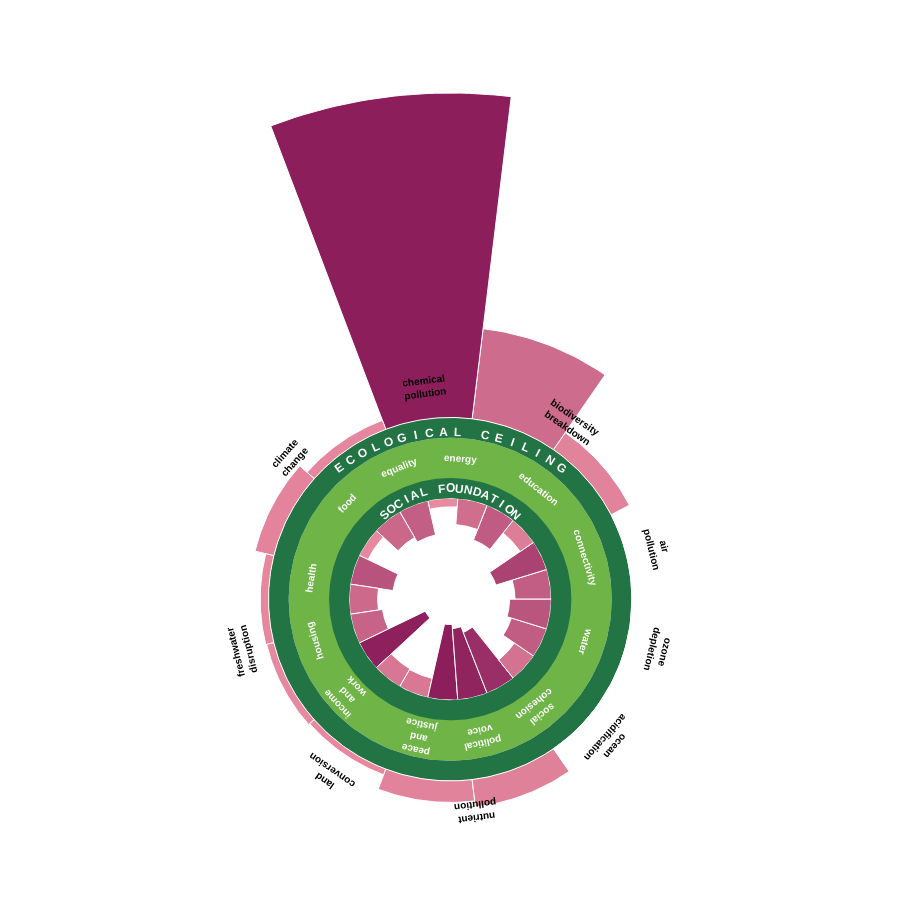

This figure's notebook cell:
### Markdown cell above
We conclude with an interactive doughnut plot.

The inner ring represents the actual ratio achieved for each social indicator in 2022. When compared with the sandwich plot, each slice corresponds either to:
- the sum of the dark‑red and regular‑red portions of the bar (if the indicator was worsening), or
- only the regular‑red portion (if the indicator was improving).

The color intensity reflects the deviation from the value of 100%:
lighter shades indicate larger deviations, while darker shades indicate smaller ones.

The indicators are also grouped by dimension. Immediately outside the inner ring (dark green), which labels the individual indicators, there is a lighter green ring that labels the broader dimensions to which these indicators belong.

In contrast, the outer ring refers to the ecological indicators. Here, the slices expand outward, and the grouping logic is similar: indicators are organized by dimension, and each dimension is displayed directly above its corresponding slices.

Finally, the plot is fully interactive. Hovering over any slice reveals the indicator’s name along with its corresponding ratio value.

### Code cell
doughnut = pd.read_csv("5_20250108_doughnutDat-boundariesRatios.csv")
doughnut = doughnut[(doughnut["type"] == "global doughnut")
                    & (doughnut["date"] == 2022)
                    & (doughnut["indicator"] != "racialInequality")].reset_index(drop=True)
interpretation = pd.read_csv("12_20250515_globalDoughnutData_2000-2022.csv")
interpretation = interpretation [(interpretation['type'] == "global doughnut")
                    & (interpretation["date"] == 2022)
                    & (interpretation["indicator"] != "racialInequality")].reset_index(drop=True)
doughnut = doughnut.merge(
    interpretation[["indCode", "unit", "shortfallOvershoot_pct"]],
    on=["indCode"],
    how="left",
)
doughnut.loc[doughnut["domain"] == "ecological", "ratio"] = doughnut.loc[
    doughnut["domain"] == "ecological", "ratio"
].sub(1)
doughnut["ratio"] = np.where(doughnut["ratio"] < 0, 0, doughnut["ratio"])
doughnut["ratio"] = (doughnut["ratio"] * 100).round(2)
doughnut["indicator"] = doughnut["indicator"].replace({
    "undernourishment": "Undernourished",
    "foodInsecurity": "Food insecurity",
    "under5death": "Child mortality",
    "UHCindex": "Lack of health services",
    "adultLiteracy": "Illiteracy",
    "secondarySchool": "Incomplete secondary school",
    "societalPoverty": "Societal poverty",
    "youthNEET": "Youth unemployment",
    "drinkingH2O": "Unsafe drinking water",
    "sanitation": "Unsafe sanitation",
    "energyAccess": "Lack of electricity",
    "energyIndoor": "Lack of clean fuels indoors",
    "publicTrans": "Lack of public transport",
    "internet": "Lack of internet",
    "urbanSlums": "Inadequate housing",
    "genderGapIndex": "Gender inequality",
    "socialSupport": "Lack of social support",
    "palma": "Income inequality",
    "govRegimes": "Autocratic regimes",
    "controlCorruption": "Perceptions of corruption",
    "homicideOver5": "Homicides",
    "blueDev": "Blue-water flows",
    "co2_ppm": "CO2 concentration",
    "hanppGtC": "Human appropriation of energy production",
    "nitrogenMt": "Nitrogen polution",
    "phosphorusMt": "Phosphorus polution",
    "extinction1900": "Species extinctions",
    "totalOzone": "Stratospheric ozone concentration",
    "forestAreaMKM2": "Forest area",
    "interhemAOD": "Aerosol optical depth",
    "chemicalsMt_Hzd": "Hazardous chemicals production",
    "soilDev": "Soil moisture",
    "omega_a": "Aragonite saturation",
    "erf_wm2": "Radioactive forcing",
})
eco = doughnut[doughnut["domain"] == "ecological"].copy()
soc = doughnut[doughnut["domain"] == "social"].copy()
eco = eco.sort_values(["dimension","indicator"]).reset_index(drop=True)
soc = soc.sort_values(["dimension","indicator"]).reset_index(drop=True)
soc['ratio'] = 100 - soc['ratio']
import plotly.graph_objects as go
from matplotlib.colors import to_hex
from matplotlib.colors import LinearSegmentedColormap
def color_scale_fixed(values, color_start, color_end):
    min_val = values.min()
    max_val = values.max()
    if max_val == min_val:
        normalized = [0.5] * len(values)
    else:
        normalized = (values - min_val) / (max_val - min_val)
    cmap = LinearSegmentedColormap.from_list("gradient", [color_start, color_end])
    return [cmap(val) for val in normalized]
soc_colors_hex = [to_hex(c) for c in color_scale_fixed(soc["ratio"], "#E88AA0", "#8B1E5B")]
eco_colors_hex = [to_hex(c) for c in color_scale_fixed(eco["ratio"], "#E88AA0", "#8B1E5B")]
ring_inner = 1.0
ring_width = 0.2
ring_outer = ring_inner + ring_width
ring_light_width = 0.4
ring_light_outer = ring_outer + ring_light_width
ring_dark_width = 0.2
ring_dark_outer = ring_light_outer + ring_dark_width
n_soc = len(soc)
n_eco = len(eco)
soc_theta = np.linspace(0, 2 * np.pi, n_soc, endpoint=False)
eco_theta = np.linspace(0, 2 * np.pi, n_eco, endpoint=False)
soc_width = 2 * np.pi / n_soc
eco_width = 2 * np.pi / n_eco
soc_heights = soc["ratio"] / 100
eco_heights = (eco["ratio"] / 100) / 10
fig = go.Figure()
for i in range(n_soc):
    theta_range = np.linspace(soc_theta[i], soc_theta[i] + soc_width, 30)
    r_outer = ring_inner
    x_outer = r_outer * np.cos(theta_range)
    y_outer = r_outer * np.sin(theta_range)
    r_inner = ring_inner - soc_heights.iloc[i]
    x_inner = r_inner * np.cos(theta_range)
    y_inner = r_inner * np.sin(theta_range)
    x_poly = np.concatenate([x_outer, x_inner[::-1], [x_outer[0]]])
    y_poly = np.concatenate([y_outer, y_inner[::-1], [y_outer[0]]])
    indicator_name = soc["indicator"].iloc[i]
    ratio_val = soc["ratio"].iloc[i]
    fig.add_trace(go.Scatter(
        x=x_poly,
        y=y_poly,
        fill="toself",
        fillcolor=soc_colors_hex[i],
        line=dict(color="white", width=1),
        text=[f"{indicator_name}<br>Ratio: {ratio_val:.2f}%"] * len(x_poly),
        hoverinfo="text",
        hoveron="fills+points",
        mode="lines+markers",
        marker=dict(size=2, opacity=0),
        showlegend=False,
        name=""
    ))
gap_ring_width = -0.5
inner_gap_outer = ring_inner
inner_gap_inner = ring_inner - gap_ring_width
theta_circle = np.linspace(0, 2 * np.pi, 240)
x_outer = inner_gap_outer * np.cos(theta_circle)
y_outer = inner_gap_outer * np.sin(theta_circle)
x_inner = inner_gap_inner * np.cos(theta_circle)
y_inner = inner_gap_inner * np.sin(theta_circle)
fig.add_trace(go.Scatter(
    x=np.concatenate([x_outer, x_inner[::-1], [x_outer[0]]]),
    y=np.concatenate([y_outer, y_inner[::-1], [y_outer[0]]]),
    fill="toself",
    fillcolor="#227444",
    line=dict(color="#227444", width=0),
    hoverinfo="skip",
    showlegend=False,
    mode="lines"
))
light_ring_inner = ring_outer
light_ring_outer = ring_light_outer
theta_circle = np.linspace(0, 2 * np.pi, 240)
x_outer = light_ring_outer * np.cos(theta_circle)
y_outer = light_ring_outer * np.sin(theta_circle)
x_inner = light_ring_inner * np.cos(theta_circle)
y_inner = light_ring_inner * np.sin(theta_circle)
fig.add_trace(go.Scatter(
    x=np.concatenate([x_outer, x_inner[::-1], [x_outer[0]]]),
    y=np.concatenate([y_outer, y_inner[::-1], [y_outer[0]]]),
    fill="toself",
    fillcolor="#6fb447",
    line=dict(color="#6fb447", width=0),
    hoverinfo="skip",
    showlegend=False,
    mode="lines"
))
outer_ring_inner = ring_light_outer
outer_ring_outer = ring_dark_outer
theta_circle = np.linspace(0, 2 * np.pi, 240)
x_outer = outer_ring_outer * np.cos(theta_circle)
y_outer = outer_ring_outer * np.sin(theta_circle)
x_inner = outer_ring_inner * np.cos(theta_circle)
y_inner = outer_ring_inner * np.sin(theta_circle)
fig.add_trace(go.Scatter(
    x=np.concatenate([x_outer, x_inner[::-1], [x_outer[0]]]),
    y=np.concatenate([y_outer, y_inner[::-1], [y_outer[0]]]),
    fill="toself",
    fillcolor="#227444",
    line=dict(color="#227444", width=0),
    hoverinfo="skip",
    showlegend=False,
    mode="lines"
))
soc_dims = soc.groupby("dimension", sort=False, group_keys=False)[["indicator"]].apply(
    lambda g: (g.index[0], g.index[-1]), include_groups=False
).to_dict()
label_radius_soc = (ring_outer + ring_light_outer) / 2
for dim_name, (start_idx, end_idx) in soc_dims.items():
    mid_theta = soc_theta[start_idx] + (soc_width * (end_idx - start_idx + 1) / 2)
    label_x = label_radius_soc * np.cos(mid_theta)
    label_y = label_radius_soc * np.sin(mid_theta)
    rotation = 90 - np.degrees(mid_theta)
    formatted_text = dim_name.replace(" ", "<br>")

    fig.add_annotation(
        x=label_x,
        y=label_y,
        text=formatted_text,
        showarrow=False,
        textangle=rotation,
        font=dict(size=10, color="white", family="Arial, sans-serif", weight="bold")
    )
text_radius = ring_inner - 0.08
text_string = "SOCIAL FOUNDATION"
char_count = len(text_string)
total_arc = np.pi * 0.5
char_angles = np.linspace(np.pi / 2 + total_arc / 2, np.pi / 2 - total_arc / 2, char_count)
for i, char in enumerate(text_string):
    char_theta = char_angles[i]
    char_x = text_radius * np.cos(char_theta)
    char_y = text_radius * np.sin(char_theta) + 0.18
    rotation_angle = 90 - np.degrees(char_theta)
    fig.add_annotation(
        x=char_x,
        y=char_y,
        text=char,
        showarrow=False,
        textangle=rotation_angle,
         font=dict(
            size=12,
            color="white",
            family="Arial, sans-serif",
            weight="bold"
        ))
text_radius_1 = ring_dark_outer + 0.08
text_string_1 = "ECOLOGICAL CEILING"
char_count_1 = len(text_string_1)
total_arc_1 = np.pi * 0.4
char_angles_1 = np.linspace(np.pi / 2 + total_arc_1 / 2, np.pi / 2 - total_arc_1 / 2, char_count_1)
for j, char_1 in enumerate(text_string_1):
    char_theta_1 = char_angles_1[j]
    char_x_1 = text_radius_1 * np.cos(char_theta_1)
    char_y_1 = text_radius_1 * np.sin(char_theta_1) -0.22
    rotation_angle_1 = 90 - np.degrees(char_theta_1)
    fig.add_annotation(
        x=char_x_1,
        y=char_y_1,
        text=char_1,
        showarrow=False,
        textangle=rotation_angle_1,
         font=dict(
            size=12,
            color="white",
            family="Arial, sans-serif",
            weight="bold"
        ))
eco_dims = eco.groupby("dimension", sort=False, group_keys=False)[["indicator"]].apply(
 lambda g: (g.index[0], g.index[-1]), include_groups=False).to_dict()
label_radius_eco = ring_dark_outer + (eco_heights.max() *0.10)
for dim_name, (start_idx, end_idx) in eco_dims.items():
 mid_theta = eco_theta[start_idx] + (eco_width * (end_idx - start_idx +1) /2)
 label_x = label_radius_eco * np.cos(mid_theta)
 label_y = label_radius_eco * np.sin(mid_theta)
 rotation =90 - np.degrees(mid_theta)
 formatted_text = dim_name.replace(" ", "<br>")
 fig.add_annotation(
 x=label_x,
 y=label_y,
 text=formatted_text,
 showarrow=False,
 textangle=rotation,
 font=dict(size=10, color="black", family="Arial, sans-serif", weight="bold")
 )
for i in range(n_eco):
    theta_range = np.linspace(eco_theta[i], eco_theta[i] + eco_width, 30)
    r_inner = ring_dark_outer
    x_inner = r_inner * np.cos(theta_range)
    y_inner = r_inner * np.sin(theta_range)
    r_outer = ring_dark_outer + eco_heights.iloc[i]
    x_outer = r_outer * np.cos(theta_range)
    y_outer = r_outer * np.sin(theta_range)
    x_poly = np.concatenate([x_inner, x_outer[::-1], [x_inner[0]]])
    y_poly = np.concatenate([y_inner, y_outer[::-1], [y_inner[0]]])
    indicator_name = eco["indicator"].iloc[i]
    ratio_val = eco["ratio"].iloc[i]
    fig.add_trace(go.Scatter(
        x=x_poly,
        y=y_poly,
        fill="toself",
        fillcolor=eco_colors_hex[i],
        line=dict(color="white", width=1),
        text=[f"{indicator_name}<br>Ratio: {ratio_val:.2f}%"] * len(x_poly),
        hoverinfo="text",
        hoveron="fills+points",
        mode="lines+markers",
        marker=dict(size=2, opacity=0),
        showlegend=False,
        name=""
    ))

fig.update_layout(
    xaxis=dict(showgrid=False, zeroline=False, showticklabels=False, scaleanchor="y", scaleratio=1),
    yaxis=dict(showgrid=False, zeroline=False, showticklabels=False, scaleanchor="x", scaleratio=1),
    hovermode="closest",
    plot_bgcolor="white",
    paper_bgcolor="white",
    width=900,
    height=900,
    margin=dict(l=50, r=50, t=50, b=50),
)
fig.show()
